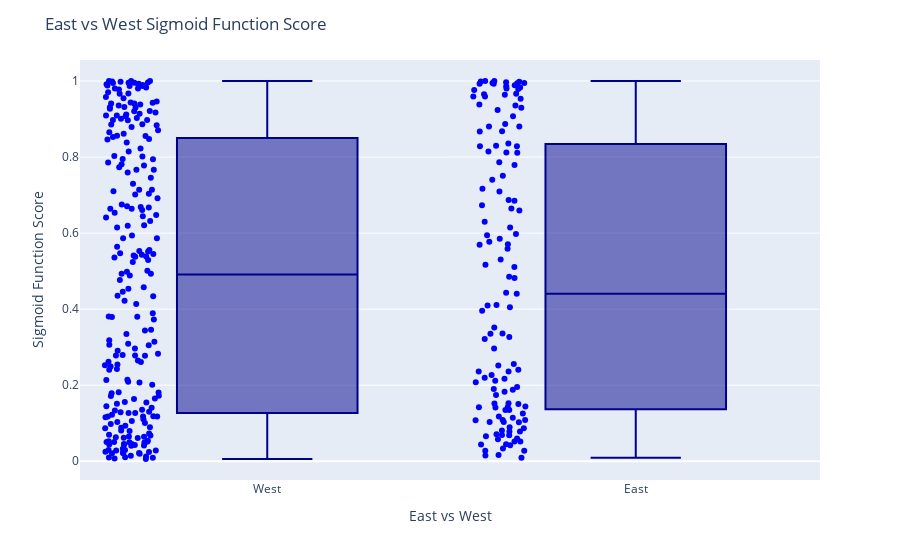

Write notebook code for a chart like this one.
### Markdown cell above
The two-sample t-test revelaed a non-singificant difference in the sigmoid function scores (t = 0.020, p = 0.984, df = 365). This suggests that there is no difference in 'bustlingness' between East and West Sydney.

### Code cell
# plot using plotly express
fig = px.box(sig, x='east_west', y='final_score_zsum', points='all')
fig.update_traces(marker=dict(color='blue'))
fig.update_traces(line=dict(color='darkblue'))
fig.update_xaxes(title_text='East vs West')
fig.update_yaxes(title_text='Sigmoid Function Score')
fig.update_layout(title='East vs West Sigmoid Function Score')
fig.update_traces(hovertemplate='East/West: %{x}<br>Sigmoid Function Score: %{y:.3f}')
fig.show()

### Figure 1 — Plotly figure (JSON) as saved in the notebook; plotly's stock layout.template omitted (floating-point values rounded to 4 significant figures; data arrays with more than 128 entries replaced by an {"elided": "..."} marker saying what was removed)
{"data": [{"alignmentgroup": "True", "boxpoints": "all", "hovertemplate": "East/West: %{x}<br>Sigmoid Function Score: %{y:.3f}", "legendgroup": "", "line": {"color": "darkblue"}, "marker": {"color": "blue"}, "name": "", "notched": false, "offsetgroup": "", "orientation": "v", "showlegend": false, "type": "box", "x": {"elided": "367 str values"}, "x0": " ", "xaxis": "x", "y": {"elided": "367 float values"}, "y0": " ", "yaxis": "y"}], "layout": {"boxmode": "group", "legend": {"tracegroupgap": 0}, "margin": {"t": 60}, "title": {"text": "East vs West Sigmoid Function Score"}, "xaxis": {"anchor": "y", "domain": [0, 1], "title": {"text": "East vs West"}}, "yaxis": {"anchor": "x", "domain": [0, 1], "title": {"text": "Sigmoid Function Score"}}}}
